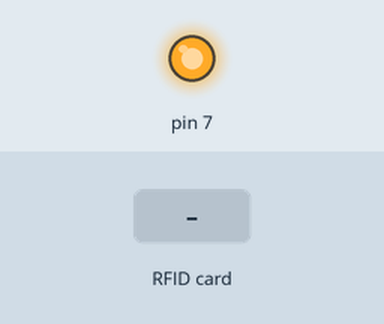
This sketch was run on a simulated Arduino Uno, built with avr-gcc and run on an emulated ATmega328P. On the bench: output pins drawn as LEDs (lit = HIGH). Inputs (shaded band) come from the test bench. Pins used as bus, display or sensor lines are not drawn; what the sketch prints to the serial monitor is not drawn.

Above: at 1.2 s.
1.3 s: RFID card 5E 7A 19 C4 held to the reader
At 3.45 s:
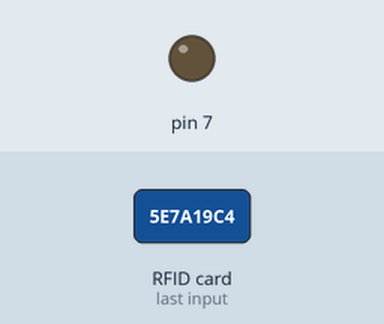
Timing chart, 0 to 5.1 s (numbered marks = the images above; inputs shaded):
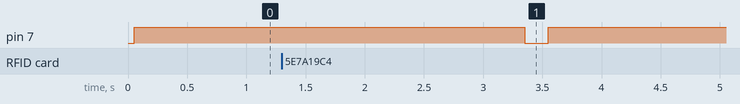

Measured:
- after the input at 1.3 s, pin 7: HIGH → LOW after 2.1 s, → HIGH 0.20 s later

The sketch:

unlockAuthenticator.ino
```cpp
#include <SPI.h>
#include <MFRC522.h>

#define SS_PIN 10
#define RST_Pin 9
MFRC522 mfrc522(SS_PIN, RST_Pin);

int blockLocation = 5;
MFRC522::MIFARE_Key key;
byte bufferLen = 18;
byte passkey[18];

void setup() {
  // put your setup code here, to run once:
  Serial.begin(9600);
  SPI.begin();
  mfrc522.PCD_Init();
  Serial.println("Put your card near the reader");
  Serial.println();
  pinMode(7, OUTPUT);
  digitalWrite(7, HIGH);
}

void loop() {
  // put your main code here, to run repeatedly:


  if(!mfrc522.PICC_IsNewCardPresent()){
    //Serial.println("cock");
    return;
  }
   if(!mfrc522.PICC_ReadCardSerial()){
    //Serial.println("balls");
    return;
   }

  for (byte i = 0; i < 6; i++){
    key.keyByte[i] = 0xFF;
  }
   //Serial.print("UID tag: ");
   String tag = "";
   byte letter;
   for(byte i = 0; i < mfrc522.uid.size; i++){
     Serial.print(mfrc522.uid.uidByte[i] < 0x10 ? "0" : " ");
     Serial.print(mfrc522.uid.uidByte[i], HEX);
     tag.concat(String(mfrc522.uid.uidByte[i] < 0x10 ? " 0" : " "));
     tag.concat(String(mfrc522.uid.uidByte[i], HEX));
   }
   Serial.println('\n');

   byte status = mfrc522.PCD_Authenticate(MFRC522::PICC_CMD_MF_AUTH_KEY_A, blockLocation, &key, &(mfrc522.uid));

   if(status != MFRC522::STATUS_OK){
    Serial.print("Authentication failed: ");
    Serial.println(mfrc522.GetStatusCodeName(status));
    return;
   } else {
    Serial.println("Authentication success");
   }

   status = mfrc522.MIFARE_Read(blockLocation, passkey, &bufferLen);

     if (status != MFRC522::STATUS_OK)
  {
    Serial.print("Reading failed: ");
    Serial.println(mfrc522.GetStatusCodeName(status));
    return;
  } else {
    Serial.println("Block was read successfully");
  }

  String passcode = "";
  for(int i = 0; i < 16; i++){
    passcode.concat(char(passkey[i]));
  }
  Serial.print("Data in Block: ");
  Serial.println(passcode);

  if(passcode == "penis"){
    digitalWrite(7, HIGH);
    Serial.println("Passcode Accepted");
  } else {
    Serial.println("brian");
    delay(2000);
    digitalWrite(7,LOW);
    Serial.println("Outputting Shock");
    delay(200);
    digitalWrite(7,HIGH);
    Serial.println("OFFF");
  }
}
```
